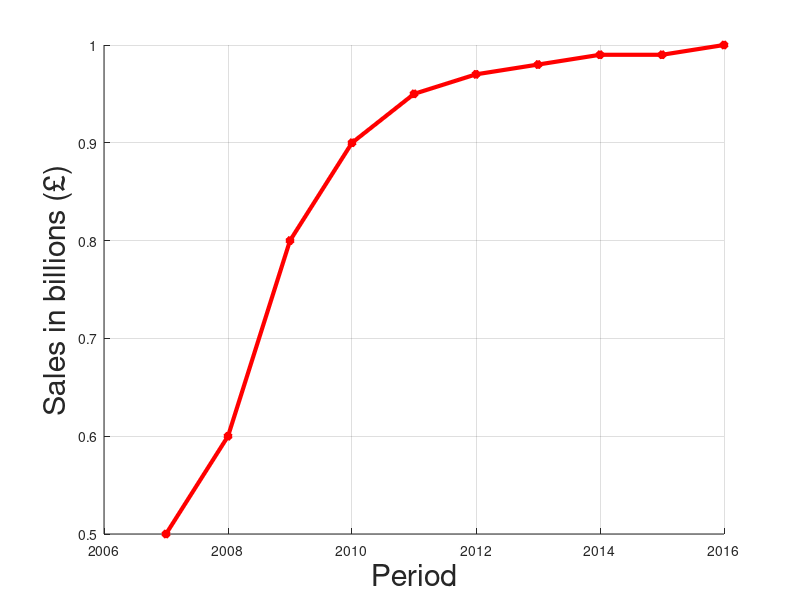
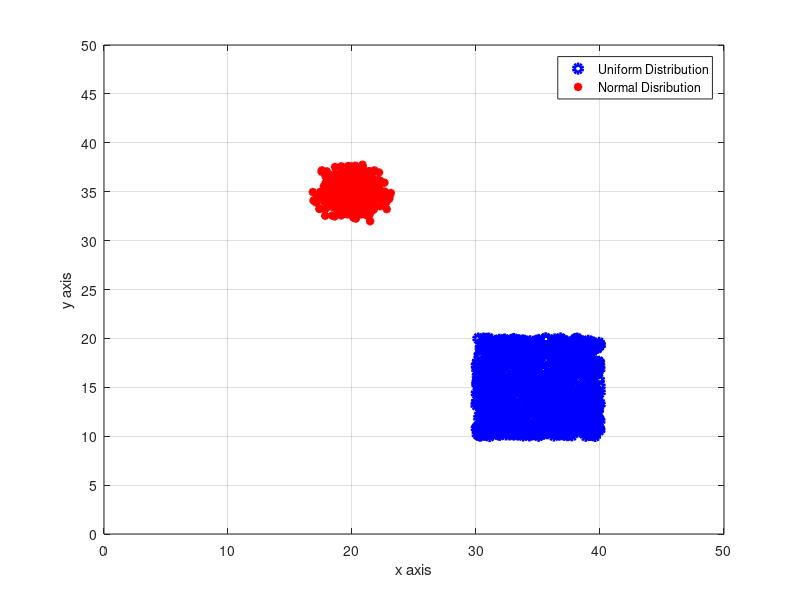
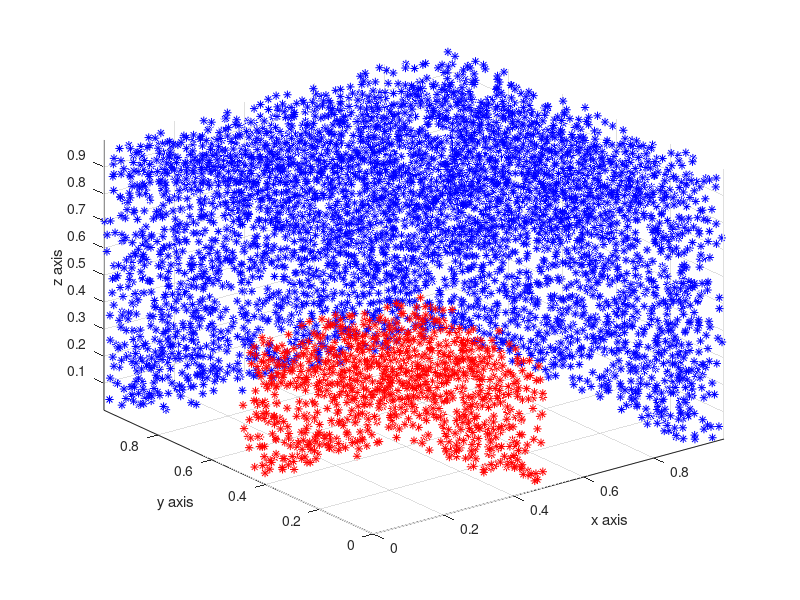

The MATLAB source for these figures, in order:
% CS 5810  -- Programming for data analysis 
%
%  Assignment 1 | Prof. Alberto Paccanaro
%
% 
% Insert BELOW your code for exercise 1, 5 and 6



%% ================== Exercise 1 ==================

% INSERT YOUR CODE FOR EXERCISE 1 HERE

% Load in data from salesMetformin.dat

data = load('salesMetformin.dat');

% Assign row 1 as X values

X = data(1,:);

% Assign row 2 as Y values

Y = data(2,:);

% Set new figure

figure();

% Plot line graph as red *s with linewidth set to 3

line(X,Y,'color', 'red', 'LineWidth', 3, 'marker', '*');

% Set x axis to 'Period' with a fontsize of 22

xlabel('Period', 'fontsize', 22);

% Set y axis to 'Sales in billions (£)' with a fontsize of 22

ylabel('Sales in billions (£)', 'fontsize', 22);

% Setting the grid on to show a grid on the figure
% Setting hold off to allow for a new figure to be made

grid on
hold off

%% ================== Exercise 5 ==================

% INSERT YOUR CODE FOR EXERCISE 5 HERE


% Generate a uniformly distributed vector X with 1000 values, where xmin=30 and xmax=40

uniformly_distributed_1000_points_X = 30 + (40-30)*rand(1000,1);

% Generate a uniformly distributed vector Y with 1000 values, where ymin=10 and ymax=20

uniformly_distributed_1000_points_Y = 10 + (20-10)*rand(1000,1);

% Setting new figure

figure();

% Plotting the above X and Y vectors as blue os with a linewidth of 3

plot(uniformly_distributed_1000_points_X , uniformly_distributed_1000_points_Y , 'bo', 'LineWidth', 3);

% Setting hold on to allow for more points to be added to the figure
% Setting the grid on to show a grid on the figure

hold on;
grid on;

% Generate a normally distributed vector X with 1000 values, with mean of 20 and unit variance

normally_distributed_1000_points_X = randn(1000, 1) + 20;

% Generate a normally distributed vector Y with 1000 values, with mean of 35 and unit variance

normally_distributed_1000_points_Y = randn(1000, 1) + 35;

% Plotting the above X and Y vectors as red stars with a linewidth of 2

plot(normally_distributed_1000_points_X, normally_distributed_1000_points_Y , 'r*', 'LineWidth', 2);

% Setting the axis for the plot

axis([0 50 0 50]);

% Setting axis ticks and their respective steps

xticks(0:10:50);
yticks(0:5:50);

% Setting axis labels

xlabel('x axis');
ylabel('y axis');

% Setting the legend for the graph to display which points are uniformily and which are normaly distributed

legend('Uniform Distribution', 'Normal Disribution');

% Setting the hold off to allow for creation of a new figure

hold off;

%% ================== Exercise 6 ==================

% INSERT YOUR CODE FOR EXERCISE 6 HERE

% Generate 20000 points, in 3 dimensions, uniformly distributed in the interval (0,1)

uniform_20000_3d = rand([20000, 3]);

% Split this 3d matrix to allow for manipulation

x = uniform_20000_3d(:,1);
y = uniform_20000_3d(:,2);
z = uniform_20000_3d(:,3);

% Extract those points for which at least one of the 3 dimensions is bigger than 0.9

x_greaterthan = x(x > 0.9 | y > 0.9 | z > 0.9);
y_greaterthan = y(x > 0.9 | y > 0.9 | z > 0.9);
z_greaterthan = z(x > 0.9 | y > 0.9 | z > 0.9);

% Setting new figure

figure();

% Plotting a 3d space with the points selected above as blue *s

plot3(x_greaterthan, y_greaterthan, z_greaterthan, 'b*')

% Setting hold on to allow for more points to be added to the figure
% Setting the grid on to show a grid on the figure

hold on
grid on

% Extract those points for which both conditions are met:
% 1 - At least one of the 3 dimensions is bigger than 0.4
% 2 - All the dimensions are smaller than 0.5

x_both_conditions_met = x((x > 0.4 | y > 0.4 | z > 0.4) & (x < 0.5 & y < 0.5 & z < 0.5));
y_both_conditions_met = y((x > 0.4 | y > 0.4 | z > 0.4) & (x < 0.5 & y < 0.5 & z < 0.5));
z_both_conditions_met = z((x > 0.4 | y > 0.4 | z > 0.4) & (x < 0.5 & y < 0.5 & z < 0.5));

% Adding these points to the previous 3d space as red *s

plot3(x_both_conditions_met, y_both_conditions_met, z_both_conditions_met, 'r*')

% Setting axis ticks and their respective steps

xticks(0:0.2:0.8)
yticks(0:0.2:0.8)
zticks(0.1:0.1:0.9)

% Setting axis labels

xlabel('x axis')
ylabel('y axis')
zlabel('z axis')